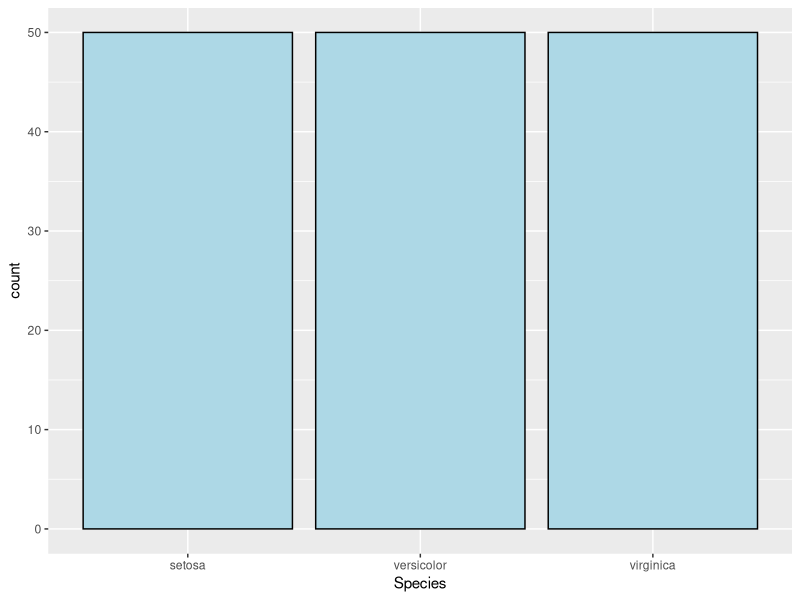
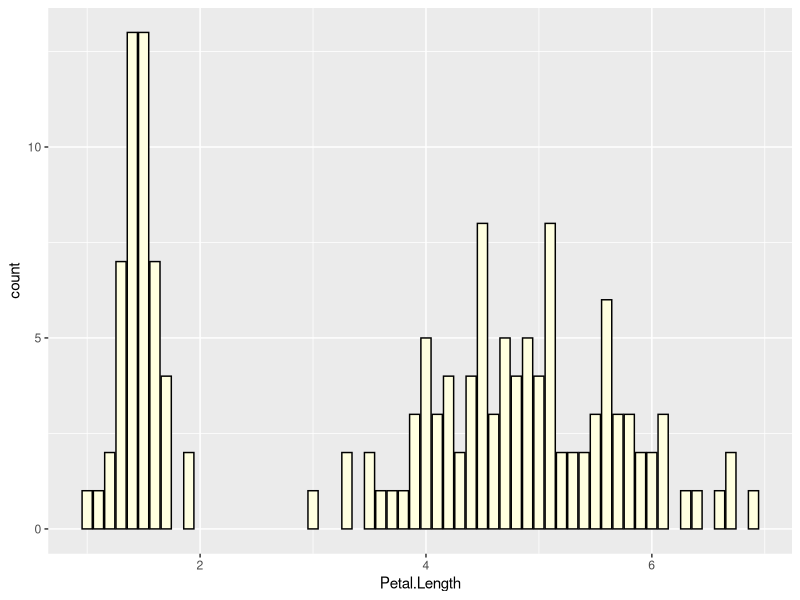
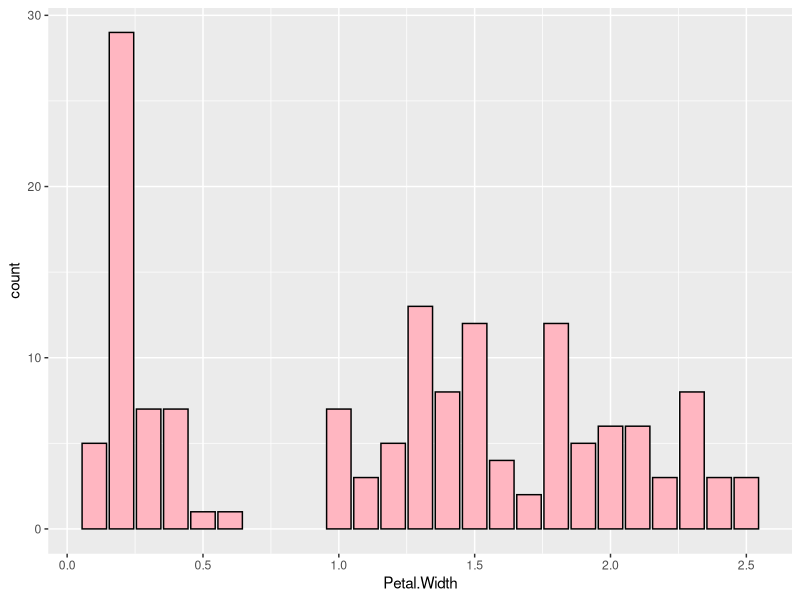
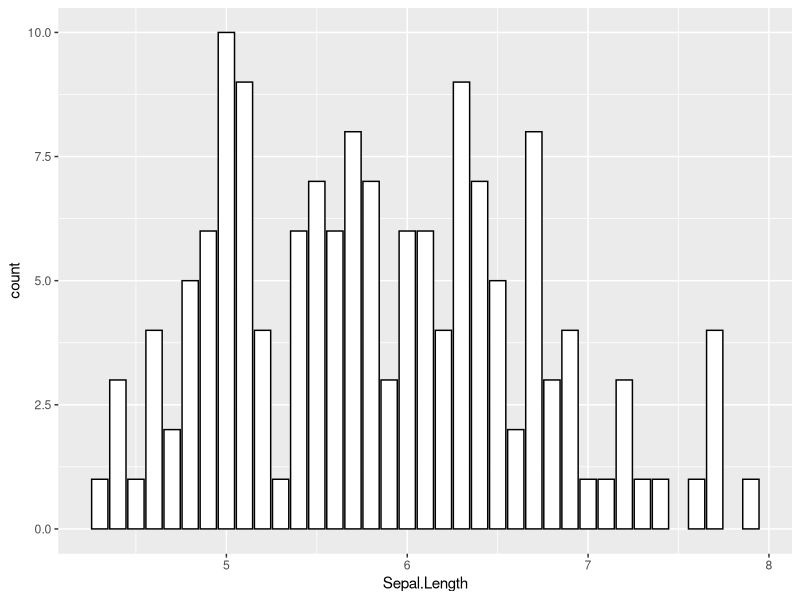
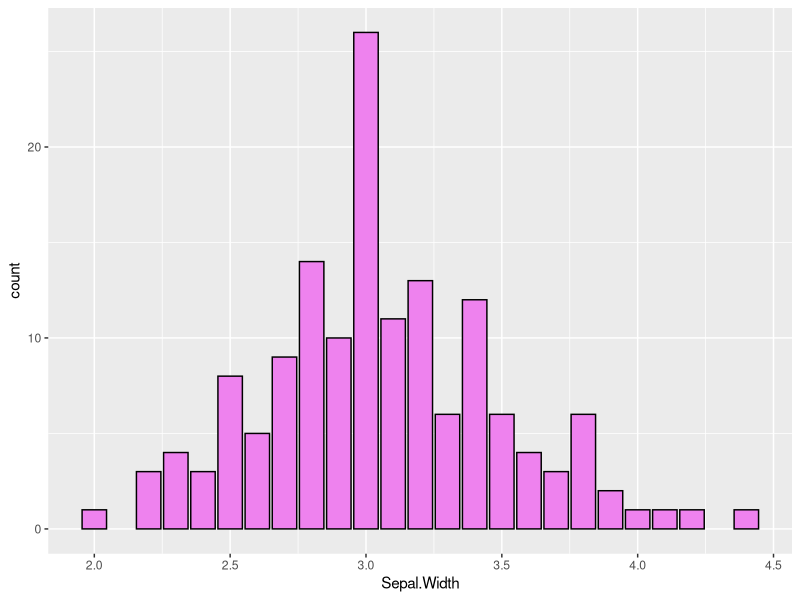
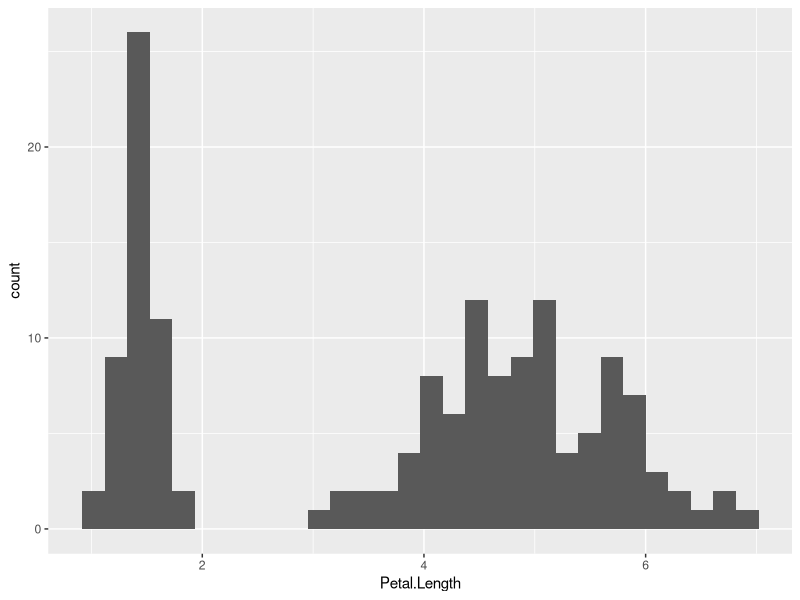
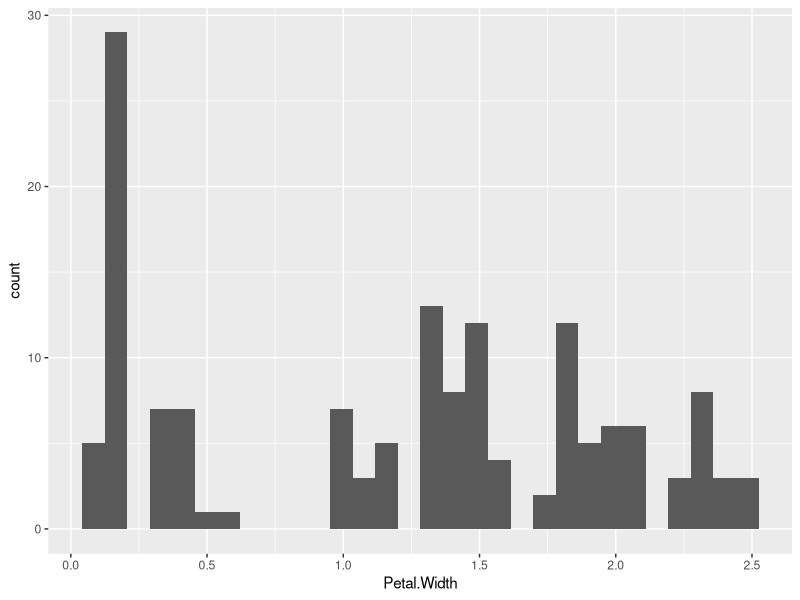
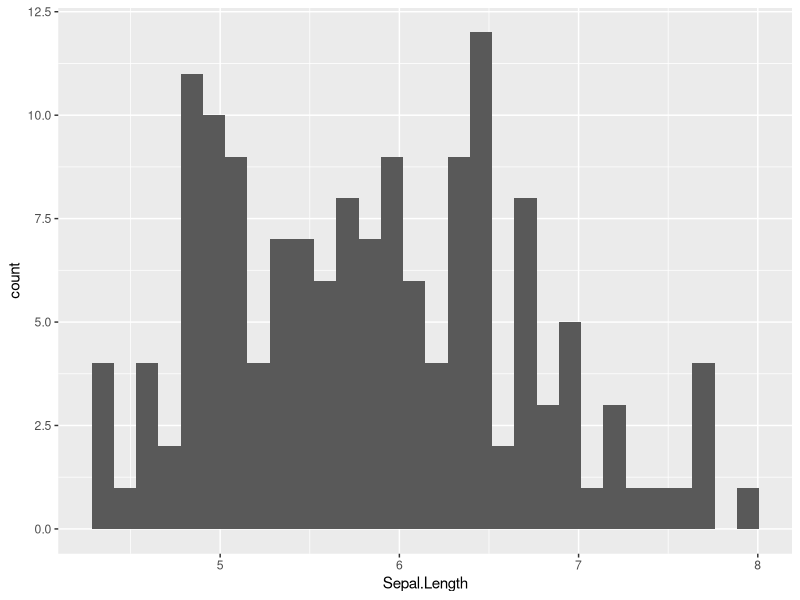

R code for these plots, in order:
## ---- chunk 1
library(ggplot2)
## ---- chunk 2
ggplot(data = iris,aes(x= Species)) + geom_bar(fill = "lightblue", colour = "black")
## ---- chunk 3
ggplot(data = iris,aes(x= Petal.Length)) + geom_bar(fill = "lightyellow", colour = "black")

## ---- chunk 4
ggplot(data = iris,aes(x= Petal.Width)) + geom_bar(fill = "lightpink", colour = "black")
## ---- chunk 5
ggplot(data = iris,aes(x= Sepal.Length)) + geom_bar(fill = "white", colour = "black")
## ---- chunk 6
ggplot(data = iris,aes(x= Sepal.Width)) + geom_bar(fill = "violet", colour = "black")     
## ---- chunk 7
ggplot(data = iris,aes(x = Petal.Length)) + geom_histogram()
## ---- chunk 8
ggplot(data = iris,aes(x = Petal.Width)) + geom_histogram()
## ---- chunk 9
ggplot(data = iris,aes(x = Sepal.Length)) + geom_histogram()
## ---- chunk 10
ggplot(data = iris,aes(x = Sepal.Width)) + geom_histogram()
## ---- chunk 11
ggplot(data = iris,aes(x = Petal.Length, y = Petal.Width)) + geom_point()
## ---- chunk 12
ggplot(data = iris,aes(x = Sepal.Length, y = Sepal.Width)) + geom_point()
## ---- chunk 13
ggplot(data = iris,aes(x = Species, y = Petal.Length)) + geom_point()
## ---- chunk 14
ggplot(data = iris,aes(x = Species, y = Petal.Width)) + geom_point()
## ---- chunk 15
ggplot(data = iris,aes(x = Species, y = Sepal.Length)) + geom_point()
## ---- chunk 16
ggplot(data = iris,aes(x = Species, y = Sepal.Width)) + geom_point()
## ---- chunk 17
ggplot(iris,aes(x = Species, y = Petal.Length)) + geom_boxplot(colour = "black")
## ---- chunk 18
ggplot(iris,aes(x = Species, y = Petal.Length)) + geom_violin()
